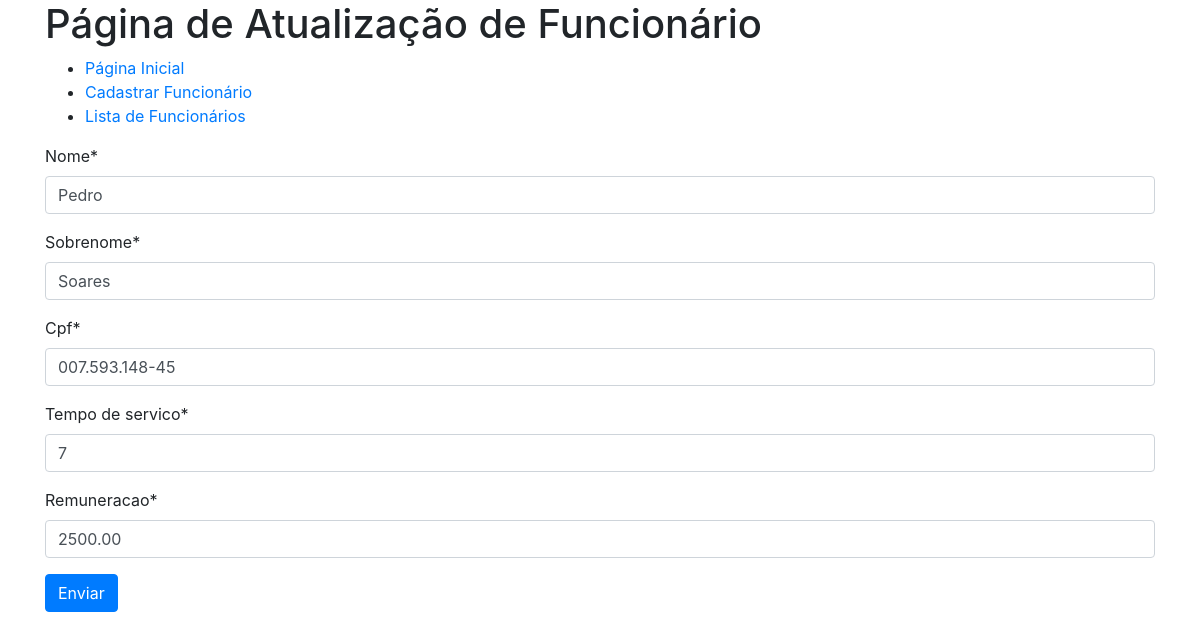
Screenshot of /funcionario/6 with the database file from the repository.
### helloworld/models.py (models this page shows)
class Funcionario(models.Model):
    nome = models.CharField(
        max_length=255,
        null=False,
        blank=False
    )
    sobrenome = models.CharField(
        max_length=255,
        null=False,
        blank=False
    )
    cpf = models.CharField(
        max_length=14,
        null=False,
        blank=False
    )
    tempo_de_servico = models.IntegerField(
        default=0,
        null=False,
        blank=False
    )
    remuneracao = models.DecimalField(
        max_digits=8,
        decimal_places=2,
        null=False,
        blank=False
    )
    objetos = models.Manager()

### website/views.py (the view)
# urls.py: path('funcionario/<pk>', FuncionarioUpdateView.as_view(),name="atualiza_funcionario"),
class FuncionarioUpdateView(UpdateView):
    template_name="website/atualiza.html"
    model = Funcionario
    fields = '__all__'
    context_object_name = 'funcionario'
    success_url = reverse_lazy("website:lista_funcionarios")
    def get_object(self,queryset=None):
        funcionario = None
        pk = self.kwargs.get(self.pk_url_kwarg)
        slug = self.kwargs.get(self.slug_url_kwarg)
        if pk is not None:
            funcionario = Funcionario.objetos.filter(pk=pk).first()
        elif slug is not None:
            campo_slug = self.get_slug_field()
            funcionario = Funcionario.objetos.filter(**{campo_slug:slug}).first()
        return funcionario

### website/templates/website/atualiza.html (shortened to what this page needs)
<!DOCTYPE html>
{% load crispy_forms_tags %}
<html lang="en">
<head>
    <link rel="stylesheet" href="https://stackpath.bootstrapcdn.com/bootstrap/4.1.3/css/bootstrap.min.css">
</head>
<body>
    <header class="container">
        <h1>Página de Atualização de Funcionário</h1>
        <ul>
            <li><a href="{% url 'website:index' %}">Página Inicial</a></li>
            <li><a href="{% url 'website:cadastra_funcionario' %}">Cadastrar Funcionário</a></li>
            <li><a href="{% url 'website:lista_funcionarios' %}">Lista de Funcionários</a></li>
        </ul>
    </header>
    <main class="container">
        <form method="post">
            {{ form|crispy}}
            <button class="btn btn-primary">Enviar</button>
        </form>
    </main>
</body>
</html>

### rows the page displays
Funcionario: nome "Pedro", sobrenome "Soares", cpf "007.593.148-45", tempo_de_servico "7", remuneracao "2500.00"
